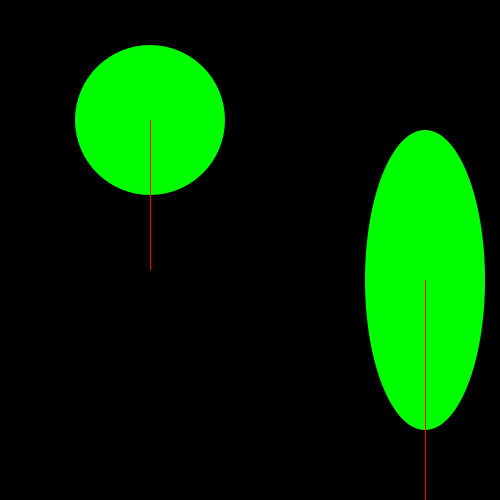
Frame 1 (no input)
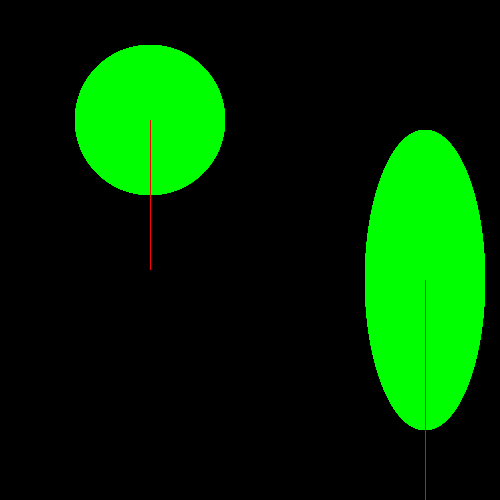
Frame 60 (the mouse pressed at the canvas centre just before this capture)
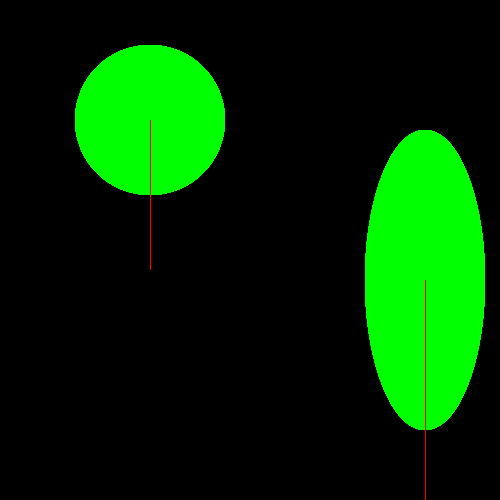
Frame 120 (the mouse held since frame 60 and released just before this capture)

The Processing sketch that drew these frames (run headless with seeded random() and noise(); from frame 60 on, the mouse is pressed at the canvas centre):

// Processing sketch: functions_2_final_code
// ── functions_2_final_code.pde
void setup() {
  size(500, 500);
  background(0);
  noStroke();
}

void draw() {
  makeATree(150, 120, 150, 150);
  makeATree(425, 280, 120, 300);
}

void makeATree(int xPos, int yPos, int treeWidth, int treeHeight) {
  fill(0, 255, 0);
  ellipse(xPos, yPos, treeWidth, treeHeight);
  fill(255, 0, 0);
  rect(xPos, yPos, 1, treeHeight);  
}
